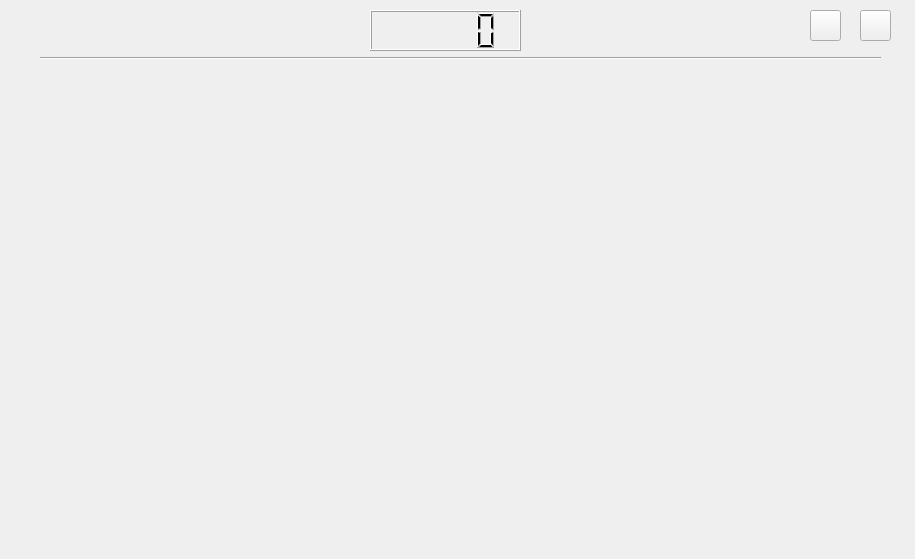
<?xml version="1.0" encoding="UTF-8"?>
<ui version="4.0">
 <class>Form</class>
 <widget class="QWidget" name="Form">
  <property name="geometry">
   <rect>
    <x>0</x>
    <y>0</y>
    <width>915</width>
    <height>559</height>
   </rect>
  </property>
  <property name="windowTitle">
   <string>Form</string>
  </property>
  <widget class="QStackedWidget" name="listWidget_panelVersion">
   <property name="geometry">
    <rect>
     <x>0</x>
     <y>60</y>
     <width>901</width>
     <height>491</height>
    </rect>
   </property>
   <property name="toolTipDuration">
    <number>0</number>
   </property>
   <property name="styleSheet">
    <string notr="true"/>
   </property>
   <property name="frameShape">
    <enum>QFrame::NoFrame</enum>
   </property>
   <property name="frameShadow">
    <enum>QFrame::Plain</enum>
   </property>
   <property name="currentIndex">
    <number>-1</number>
   </property>
  </widget>
  <widget class="Line" name="line">
   <property name="geometry">
    <rect>
     <x>40</x>
     <y>50</y>
     <width>841</width>
     <height>16</height>
    </rect>
   </property>
   <property name="orientation">
    <enum>Qt::Horizontal</enum>
   </property>
  </widget>
  <widget class="QLCDNumber" name="lcdNum_timePregunta">
   <property name="geometry">
    <rect>
     <x>370</x>
     <y>10</y>
     <width>151</width>
     <height>41</height>
    </rect>
   </property>
  </widget>
  <widget class="QLabel" name="bel_estadoRespuesta">
   <property name="geometry">
    <rect>
     <x>50</x>
     <y>10</y>
     <width>301</width>
     <height>41</height>
    </rect>
   </property>
   <property name="font">
    <font>
     <pointsize>20</pointsize>
    </font>
   </property>
   <property name="text">
    <string/>
   </property>
  </widget>
  <widget class="QPushButton" name="btn_next">
   <property name="geometry">
    <rect>
     <x>860</x>
     <y>10</y>
     <width>31</width>
     <height>31</height>
    </rect>
   </property>
   <property name="styleSheet">
    <string notr="true">QPushButton {
border-image: url(:/prefijoNuevo/IMAGENES_creador/imagen5_nextE.png);  }

QPushButton:hover {
border-image: url(:/prefijoNuevo/IMAGENES_creador/imagen4_nextD.png);
}

QPushButton:pressed {
border-image: url(:/prefijoNuevo/IMAGENES_creador/imagen5_nextE.png);
}
</string>
   </property>
   <property name="text">
    <string/>
   </property>
  </widget>
  <widget class="QPushButton" name="btn_prev">
   <property name="geometry">
    <rect>
     <x>810</x>
     <y>10</y>
     <width>31</width>
     <height>31</height>
    </rect>
   </property>
   <property name="styleSheet">
    <string notr="true">

QPushButton {
border-image: url(:/prefijoNuevo/IMAGENES_creador/imagen5_prevE.png);
  }
QPushButton:hover {
border-image: url(:/prefijoNuevo/IMAGENES_creador/imagen4_prevD .png);
}

QPushButton:pressed {
border-image: url(:/prefijoNuevo/IMAGENES_creador/imagen5_prevE.png);
}
</string>
   </property>
   <property name="text">
    <string/>
   </property>
  </widget>
 </widget>
 <resources>
  <include location="../../../IMAG.qrc"/>
 </resources>
 <connections/>
</ui>
